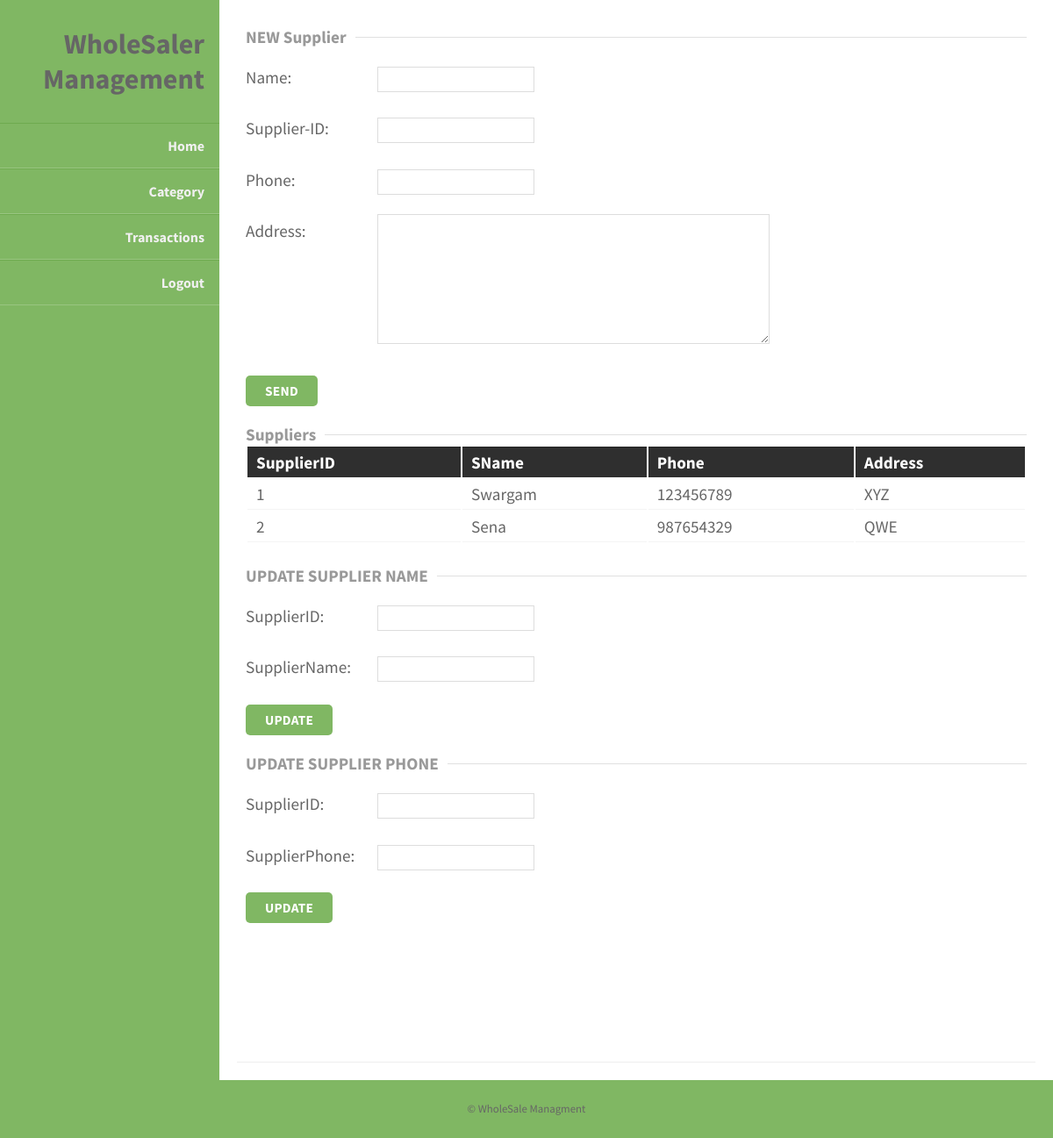
Screenshot of /add_suppliers.php (signed in) with the database file from the repository.
### tables this page shows
CREATE TABLE `supplier_information` (
  `SupplierID` int(11) NOT NULL,
  `SName` varchar(30) NOT NULL,
  `Address` varchar(50) NOT NULL,
  `Phone` varchar(15) NOT NULL
);

### add_suppliers.php (the view, shortened to what this page needs)
<!DOCTYPE html>
<html lang="en">
<head>
    <link rel="stylesheet" href="WholeSaler/styles.css" type="text/css" />
</head>
<body>
    <section id="body" class="width">
        <?php require 'sidebar.php' ?>
        <section id="content" class="column-right">
            <article style="height: 1150px">
                <fieldset>
                    <legend><strong>NEW Supplier</strong></legend>
                    <form action="add_supplier.php" method="Post">
                        <p><label for="Name">Name:</label>
                            <input name="Name" id="Name" required></input><br /></p>
                        <p><label for="IndustryID">Supplier-ID:</label>
                            <input type="integer" name="IndustryID" id="IndustryID" value="" required /><br /></p>
                        <p><label for="Phone">Phone:</label>
                            <input type="text" name="Phone" id="Phone" value="" required /><br /></p>
                        <p><label for="Address">Address:</label>
                            <textarea cols="60" rows="8" name="Address" id="Address"></textarea><br /></p>
                        <p><input type="submit" name="send" class="formbutton" value="Send" /></p>
                    </form>
                </fieldset>
                <fieldset>
                    <legend><strong>Suppliers</strong></legend>
                    <table>
                        <tr>
                            <th>SupplierID</th>
                            <th>SName</th>
                            <th>Phone</th>
                            <th>Address</th>
                        </tr>
                        <?php
                    $sql = "SELECT * FROM supplier_information ";
                    $result = mysqli_query($db_conn,$sql) or die ("Error in query: $sql. ".mysql_error($db_conn));
                    $row = mysqli_fetch_assoc($result);
                    do { ?>
                        <tr>
                            <td><?php echo $row['SupplierID']; ?></td>
                            <td><?php echo $row['SName']; ?></td>
                            <td><?php echo $row['Phone']; ?></td>
                            <td><?php echo $row['Address']; ?></td>
                        </tr>
                    <?php } while($row = mysqli_fetch_assoc($result)) ?>
                    </table>
                </fieldset>
                <br>
                <fieldset>
                    <legend><strong>UPDATE SUPPLIER NAME</strong></legend>
                    <form action="add_suppliers.php" method="POST">
                        <p><label for="SupplierID1">SupplierID:</label>
                            <input type="integer" name="SupplierID1" id="SupplierID1" value="" required /><br /></p>
                        <p><label for="SupName">SupplierName:</label>
                            <input type="integer" name="SupName" id="SupName" value="" required /><br /></p>
                        <p><input type="submit" name="UpdateSup" class="formbutton" value="Update" /></p>
                    </form>
                </fieldset>
                <fieldset>
                    <legend><strong>UPDATE SUPPLIER PHONE</strong></legend>
                    <form action="add_suppliers.php" method="POST">
                        <p><label for="SupplierID2">SupplierID:</label>
                            <input type="integer" name="SupplierID2" id="SupplierID2" value="" required /><br /></p>
                        <p><label for="SupNamePh">SupplierPhone:</label>
                            <input type="integer" name="SupNamePh" id="SupNamePh" value="" required /><br /></p>
                        <p><input type="submit" name="UpdateSupPh" class="formbutton" value="Update" /></p>
                    </form>
                </fieldset>
            </article>
        </section>
    </section>
</body>
</html>

### WholeSaler/styles.css (style rules this page uses)
body { margin:0px auto; padding:0; background: #80b763; font-family: "Source Sans Pro","sans-serif"; font-size: 1.0em; color:#666; }
* { margin:0; padding:0; }
table { width:100%; text-align:left; }
th, td { padding:5px 10px; }
th { color:#fff; border-top:1px solid #222; background-color:#2F2F2F; }
td { border-bottom:1px solid #f4f4f4; }
p { line-height:2.0em; margin-bottom:20px; }
fieldset { display:block; border:none; border-top:1px solid #e0e0e0; }
fieldset legend { font-weight:bold; padding-right:10px; color:#999; }
fieldset form { padding-top:15px; }
fieldset p label { float:left; width:150px; font-family: "Source Sans Pro","sans-serif"; }
fieldset form input, fieldset form select, fieldset form textarea { padding:5px; color:#333333; font-size:13px; font-family: "Source Sans Pro","sans-serif"; border:1px solid #ddd; }
fieldset form input.formbutton { border:none; background-color: #80B763; border-radius: 5px; color: #FFFFFF; display: inline-block; font-weight: bold; padding: 8px 22px; font-size: 0.8em; letter-spacing: 0.25px; text-decoration: none; text-transform: uppercase; }
.width { width:auto; margin: 0 auto; }
section#body { padding: 0; background: #80B763; }
section#content { margin-left: 250px; padding: 20px; background-color: #fff; }
.column-right { float:none; }
article { padding: 10px 10px 30px; font-size: 1.2em; height: 100vh; border-bottom: 1px solid #eee; }
footer { padding:20px 0px; }
footer p { color:#666; margin:0; font-size:0.8em; text-align: center; }
.clear:after { display: block; clear: both; visibility: hidden; line-height: 0; height: 0; }
.clear { clear: both; display: inline-block; }
.clear { display: block; }

### rows the page displays
supplier_information: SupplierID "1", SName "Swargam", Phone "123456789", Address "XYZ"
supplier_information: SupplierID "2", SName "Sena", Phone "987654329", Address "QWE"
